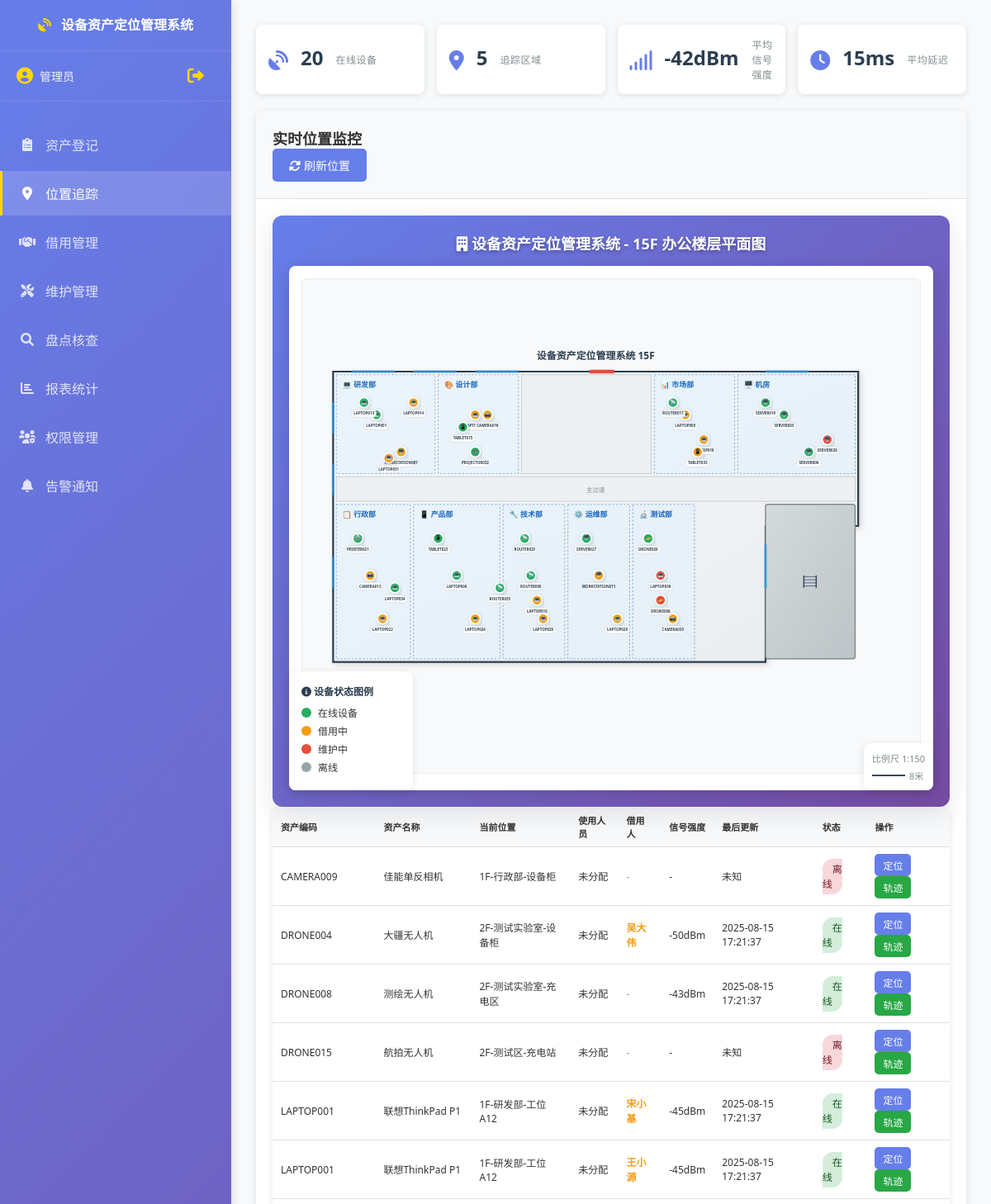
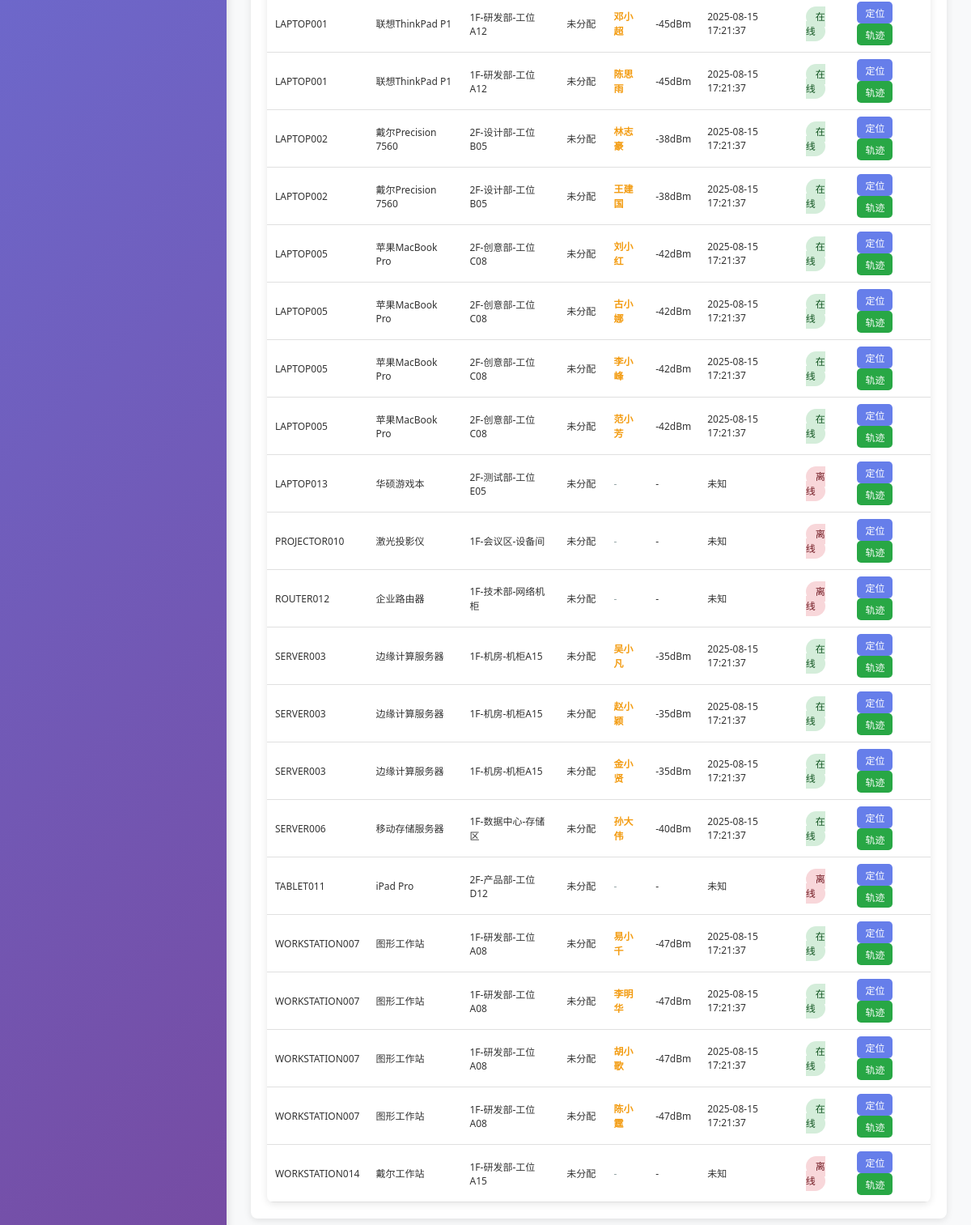
Screenshot of /location_tracking with the database file from the repository (2 pictures, top to bottom).
### tables this page shows
CREATE TABLE assets (
            id INTEGER PRIMARY KEY AUTOINCREMENT,
            asset_code VARCHAR(50) UNIQUE NOT NULL,
            asset_name VARCHAR(100) NOT NULL,
            category VARCHAR(50) NOT NULL,
            brand VARCHAR(50),
            model VARCHAR(50),
            purchase_date DATE,
            purchase_price DECIMAL(10,2),
            current_location VARCHAR(100),
            status VARCHAR(20) DEFAULT 'available',
            star_flash_tag_id VARCHAR(50),
            created_at TIMESTAMP DEFAULT CURRENT_TIMESTAMP,
            updated_at TIMESTAMP DEFAULT CURRENT_TIMESTAMP
        );

CREATE TABLE location_history (
            id INTEGER PRIMARY KEY AUTOINCREMENT,
            asset_id INTEGER,
            location VARCHAR(100) NOT NULL,
            x_coordinate DECIMAL(10,6),
            y_coordinate DECIMAL(10,6),
            signal_strength INTEGER,
            timestamp TIMESTAMP DEFAULT CURRENT_TIMESTAMP,
            FOREIGN KEY (asset_id) REFERENCES assets (id)
        );

CREATE TABLE borrow_records (
            id INTEGER PRIMARY KEY AUTOINCREMENT,
            asset_id INTEGER,
            borrower_name VARCHAR(50) NOT NULL,
            borrower_department VARCHAR(50),
            borrow_date DATE NOT NULL,
            expected_return_date DATE,
            actual_return_date DATE,
            status VARCHAR(20) DEFAULT 'borrowed',
            notes TEXT,
            created_at TIMESTAMP DEFAULT CURRENT_TIMESTAMP,
            FOREIGN KEY (asset_id) REFERENCES assets (id)
        );

### app.py (the view)
@app.route('/location_tracking')
def location_tracking():
    conn = get_db_connection()
    locations = conn.execute('''
        SELECT a.*, lh.location, lh.x_coordinate, lh.y_coordinate,
               lh.signal_strength, lh.timestamp,
               br.borrower_name
        FROM assets a
        LEFT JOIN location_history lh ON a.id = lh.asset_id
        LEFT JOIN borrow_records br ON a.id = br.asset_id AND br.status = 'borrowed'
        WHERE lh.id IN (
            SELECT MAX(id) FROM location_history GROUP BY asset_id
        ) OR lh.id IS NULL
        ORDER BY a.asset_code
    ''').fetchall()
    online_devices = len([l for l in locations if l['signal_strength']])
    total_areas = 5  # 固定区域数
    avg_signal = -42  # 模拟平均信号强度
    avg_delay = 15    # 模拟平均延迟
    conn.close()
    return render_template('index.html', active_page='location_tracking',
                         locations=locations, online_devices=online_devices,
                         total_areas=total_areas, avg_signal=avg_signal, avg_delay=avg_delay)

### database.py (called while the page is built)
def get_db_connection():
    conn = sqlite3.connect(DATABASE_PATH)
    conn.row_factory = sqlite3.Row
    return conn

### templates/index.html (shortened to what this page needs)
{% extends "base.html" %}  {%
block content %} {% if active_page == 'asset_register' %} {% include
'modules/asset_register.html' %} {% elif active_page == 'location_tracking' %}
{% include 'modules/location_tracking.html' %} {% elif active_page ==
'borrow_management' %} {% include 'modules/borrow_management.html' %} {% elif
active_page == 'maintenance_management' %} {% include
'modules/maintenance_management.html' %} {% elif active_page ==
'inventory_check' %} {% include 'modules/inventory_check.html' %} {% elif
active_page == 'report_statistics' %} {% include
'modules/report_statistics.html' %} {% elif active_page ==
'permission_management' %} {% include 'modules/permission_management.html' %} {%
elif active_page == 'alert_notification' %} {% include
'modules/alert_notification.html' %} {% endif %} {% endblock %}

### templates/modules/location_tracking.html (shortened to what this page needs)
<div class="stats-grid">
  <div class="stat-card">
    <div class="icon"><i class="fas fa-satellite-dish"></i></div>
    <div class="number">{{ online_devices }}</div>
    <div class="label">在线设备</div>
  </div>
  <div class="stat-card">
    <div class="icon"><i class="fas fa-map-marker-alt"></i></div>
    <div class="number">{{ total_areas }}</div>
    <div class="label">追踪区域</div>
  </div>
  <div class="stat-card">
    <div class="icon"><i class="fas fa-signal"></i></div>
    <div class="number">{{ avg_signal }}dBm</div>
    <div class="label">平均信号强度</div>
  </div>
  <div class="stat-card">
    <div class="icon"><i class="fas fa-clock"></i></div>
    <div class="number">{{ avg_delay }}ms</div>
    <div class="label">平均延迟</div>
  </div>
</div>
<div class="card">
  <div class="card-header">
    <h3>实时位置监控</h3>
    <button class="btn btn-primary" onclick="refreshLocationData()">
      <i class="fas fa-sync-alt"></i> 刷新位置
    </button>
  </div>
  <div class="card-body">
    <div
      id="indoor-map-container"
      style="
        height: 400px;
        margin-bottom: 20px;
        border: 1px solid #ddd;
        border-radius: 8px;
        overflow: hidden;
      "
    ></div>
    <table class="table">
      <thead>
        <tr>
          <th>资产编码</th>
          <th>资产名称</th>
          <th>当前位置</th>
          <th>使用人员</th>
          <th>借用人</th>
          <th>信号强度</th>
          <th>最后更新</th>
          <th>状态</th>
          <th>操作</th>
        </tr>
      </thead>
      <tbody>
        {% for location in locations %}
        <tr>
          <td>{{ location.asset_code }}</td>
          <td>{{ location.asset_name }}</td>
          <td>{{ location.current_location }}</td>
          <td>{{ location.user_name or '未分配' }}</td>
          <td>
            {% if location.borrower_name %}
            <span style="color: #f39c12; font-weight: bold"
              >{{ location.borrower_name }}</span
            >
            {% else %}
            <span style="color: #95a5a6">-</span>
            {% endif %}
          </td>
          <td>
            {% if location.signal_strength %} {{ location.signal_strength }}dBm
            {% else %} - {% endif %}
          </td>
          <td>
            {% if location.timestamp %} {{ location.timestamp }} {% else %} 未知
            {% endif %}
          </td>
          <td>
            {% if location.signal_strength %}
            <span class="status-badge status-available">在线</span>
            {% else %}
            <span class="status-badge status-maintenance">离线</span>
            {% endif %}
          </td>
          <td>
            <button
              class="btn btn-primary btn-sm"
              onclick="locateAsset({{ location.id }})"
            >
              定位
            </button>
            <button
              class="btn btn-success btn-sm"
              onclick="showTrajectory({{ location.id }})"
            >
              轨迹
            </button>
          </td>
        </tr>
        {% endfor %}
      </tbody>
    </table>
  </div>
</div>

### static/css/style.css (style rules this page uses)
* { margin: 0; padding: 0; box-sizing: border-box; }
body { font-family: "Segoe UI", Tahoma, Geneva, Verdana, sans-serif; background-color: #f5f5f5; color: #333; }
.card { background: white; border-radius: 8px; box-shadow: 0 2px 10px rgba(0, 0, 0, 0.1); margin-bottom: 20px; overflow: hidden; }
.card-header { padding: 20px; border-bottom: 1px solid #e0e0e0; background-color: #f8f9fa; }
.card-header h3 { font-size: 18px; font-weight: 600; color: #333; }
.card-body { padding: 20px; }
.btn { padding: 10px 20px; border: none; border-radius: 5px; cursor: pointer; font-size: 14px; font-weight: 500; text-decoration: none; display: inline-block; transition: all 0.3s ease; }
.btn-primary { background-color: #667eea; color: white; }
.btn-success { background-color: #28a745; color: white; }
.table { width: 100%; border-collapse: collapse; background: white; border-radius: 8px; overflow: hidden; box-shadow: 0 2px 10px rgba(0, 0, 0, 0.1); }
.table th, .table td { padding: 10px 12px; text-align: left; border-bottom: 1px solid #e0e0e0; font-size: 13px; }
.table th { background-color: #f8f9fa; font-weight: 600; color: #333; font-size: 12px; }
.status-badge { padding: 4px 12px; border-radius: 20px; font-size: 12px; font-weight: 500; text-transform: uppercase; }
.status-available { background-color: #d4edda; color: #155724; }
.status-maintenance { background-color: #f8d7da; color: #721c24; }
.stats-grid { display: grid; grid-template-columns: repeat(auto-fit, minmax(200px, 1fr)); gap: 15px; margin-bottom: 20px; }
.stat-card { background: white; padding: 15px 20px; border-radius: 8px; box-shadow: 0 2px 10px rgba(0, 0, 0, 0.1); display: flex; align-items: center; gap: 15px; }
.stat-card .icon { font-size: 24px; color: #667eea; flex-shrink: 0; }
.stat-card .number { font-size: 24px; font-weight: 700; color: #333; margin-bottom: 2px; }
.stat-card .label { font-size: 12px; color: #666; text-transform: uppercase; letter-spacing: 0.5px; }
.stats-grid { display: grid; grid-template-columns: repeat(auto-fit, minmax(150px, 1fr)); gap: 15px; margin-bottom: 20px; }
.stat-card { background: white; padding: 15px; border-radius: 8px; box-shadow: 0 2px 8px rgba(0, 0, 0, 0.1); text-align: center; transition: transform 0.2s ease; }
.stat-card .number { font-size: 24px; font-weight: bold; color: #2c3e50; margin-bottom: 5px; }
.stat-card .label { font-size: 12px; color: #7f8c8d; font-weight: 500; }
#indoor-map-container { position: relative; overflow: hidden; }
@media (max-width: 1200px) { .table th, .table td { padding: 8px 10px; font-size: 12px; } }
@media (max-width: 1200px) { .table th { font-size: 11px; } }

### rows the page displays
assets: asset_code "CAMERA009", asset_name "佳能单反相机", current_location "1F-行政部-设备柜", user_name "未分配", shows "未知", shows "离线"
location_history: asset_code "DRONE004", asset_name "大疆无人机", current_location "2F-测试实验室-设备柜", user_name "未分配", borrower_name "吴大伟", signal_strength "-50", timestamp "2025-08-15 17:21:37", shows "在线"
location_history: asset_code "DRONE008", asset_name "测绘无人机", current_location "2F-测试实验室-充电区", user_name "未分配", signal_strength "-43", timestamp "2025-08-15 17:21:37", shows "在线"
assets: asset_code "DRONE015", asset_name "航拍无人机", current_location "2F-测试区-充电站", user_name "未分配", shows "未知", shows "离线"
location_history: asset_code "LAPTOP001", asset_name "联想ThinkPad P1", current_location "1F-研发部-工位A12", user_name "未分配", borrower_name "宋小基", signal_strength "-45", timestamp "2025-08-15 17:21:37", shows "在线", borrower_name "王小源", borrower_name "邓小超", borrower_name "陈思雨"
location_history: asset_code "LAPTOP002", asset_name "戴尔Precision 7560", current_location "2F-设计部-工位B05", user_name "未分配", borrower_name "林志豪", signal_strength "-38", timestamp "2025-08-15 17:21:37", shows "在线", borrower_name "王建国"
location_history: asset_code "LAPTOP005", asset_name "苹果MacBook Pro", current_location "2F-创意部-工位C08", user_name "未分配", borrower_name "刘小红", signal_strength "-42", timestamp "2025-08-15 17:21:37", shows "在线", borrower_name "古小娜", borrower_name "李小峰", borrower_name "范小芳"
assets: asset_code "LAPTOP013", asset_name "华硕游戏本", current_location "2F-测试部-工位E05", user_name "未分配", shows "未知", shows "离线"
assets: asset_code "PROJECTOR010", asset_name "激光投影仪", current_location "1F-会议区-设备间", user_name "未分配", shows "未知", shows "离线"
assets: asset_code "ROUTER012", asset_name "企业路由器", current_location "1F-技术部-网络机柜", user_name "未分配", shows "未知", shows "离线"
location_history: asset_code "SERVER003", asset_name "边缘计算服务器", current_location "1F-机房-机柜A15", user_name "未分配", borrower_name "吴小凡", signal_strength "-35", timestamp "2025-08-15 17:21:37", shows "在线", borrower_name "赵小颖", borrower_name "金小贤"
location_history: asset_code "SERVER006", asset_name "移动存储服务器", current_location "1F-数据中心-存储区", user_name "未分配", borrower_name "孙大伟", signal_strength "-40", timestamp "2025-08-15 17:21:37", shows "在线"
assets: asset_code "TABLET011", asset_name "iPad Pro", current_location "2F-产品部-工位D12", user_name "未分配", shows "未知", shows "离线"
location_history: asset_code "WORKSTATION007", asset_name "图形工作站", current_location "1F-研发部-工位A08", user_name "未分配", borrower_name "易小千", signal_strength "-47", timestamp "2025-08-15 17:21:37", shows "在线", borrower_name "李明华", borrower_name "胡小歌", borrower_name "陈小霆"
assets: asset_code "WORKSTATION014", asset_name "戴尔工作站", current_location "1F-研发部-工位A15", user_name "未分配", shows "未知", shows "离线"

### other values shown
{{ online_devices }} "20"
{{ total_areas }} "5"
{{ avg_signal }} "-42"
{{ avg_delay }} "15"
